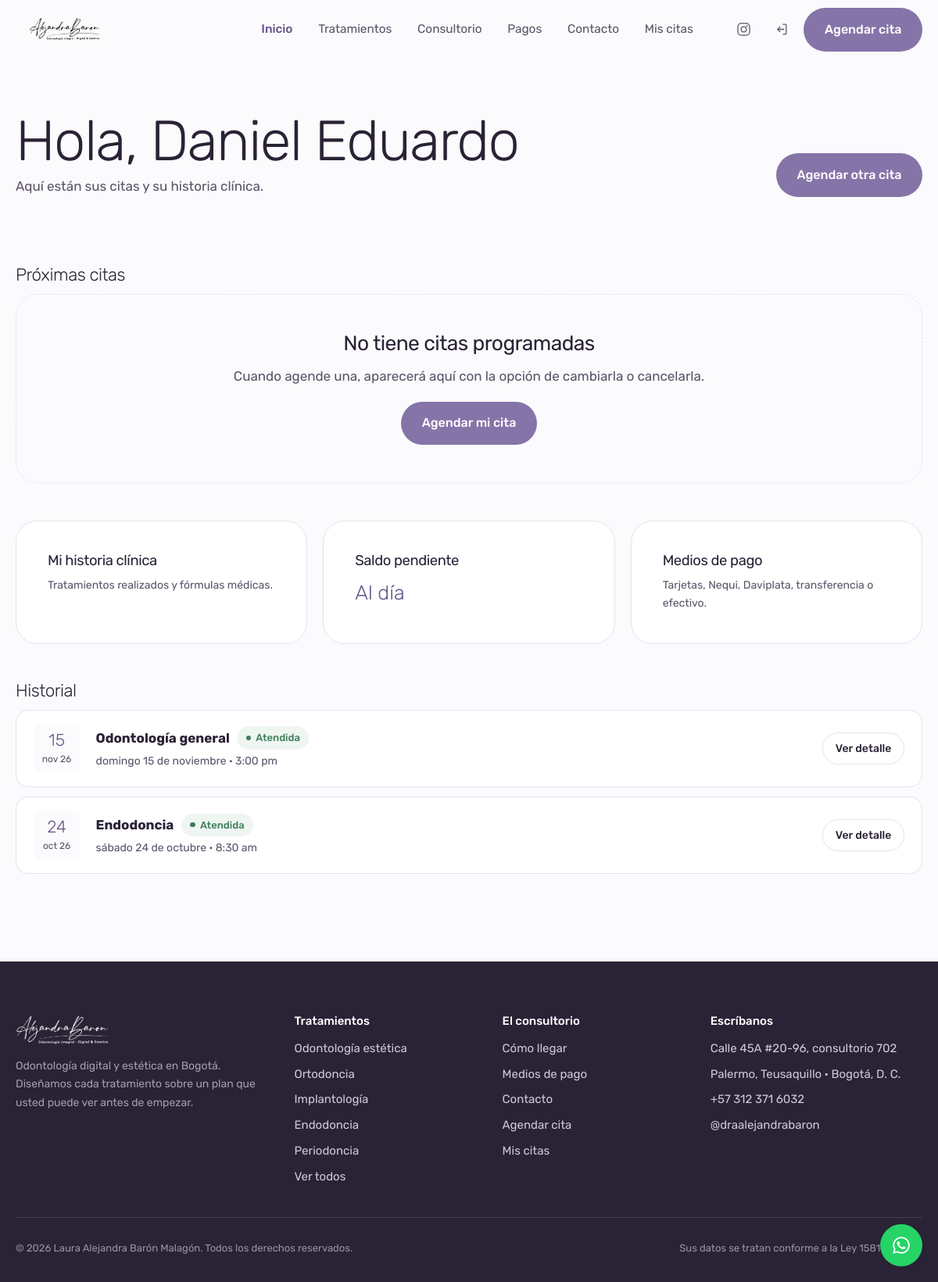
The page /panel/index.php (signed in) on the database its author committed.
### tables this page shows
CREATE TABLE `usuarios` (
  `id`              INT UNSIGNED NOT NULL AUTO_INCREMENT,
  `nombre`          VARCHAR(60)  NOT NULL,
  `apellido`        VARCHAR(60)  NOT NULL,
  `email`           VARCHAR(120) NOT NULL,
  `telefono`        VARCHAR(25)  DEFAULT NULL,
  `tipo_documento`  ENUM('CC','TI','CE','PA','NIT') NOT NULL DEFAULT 'CC',
  `documento`       VARCHAR(25)  NOT NULL,
  `fecha_nacimiento` DATE        DEFAULT NULL,
  `password_hash`   VARCHAR(255) NOT NULL,
  `rol`             ENUM('paciente','odontologo','admin') NOT NULL DEFAULT 'paciente',
  `especialidad`    VARCHAR(80)  DEFAULT NULL COMMENT 'Solo odontólogos',
  `consultorio`     VARCHAR(20)  DEFAULT NULL COMMENT 'Solo odontólogos',
  `foto`            VARCHAR(160) DEFAULT NULL,
  `alergias`        TEXT         DEFAULT NULL,
  `medicamentos`    TEXT         DEFAULT NULL,
  `antecedentes`    TEXT         DEFAULT NULL,
  `email_verificado` TINYINT(1)  NOT NULL DEFAULT 0,
  `token_verificacion` VARCHAR(64) DEFAULT NULL,
  `activo`          TINYINT(1)   NOT NULL DEFAULT 1,
  `creado_en`       DATETIME     NOT NULL DEFAULT CURRENT_TIMESTAMP,
  `actualizado_en`  DATETIME     NOT NULL DEFAULT CURRENT_TIMESTAMP ON UPDATE CURRENT_TIMESTAMP,
  PRIMARY KEY (`id`),
  UNIQUE KEY `uq_usuarios_email` (`email`),
  UNIQUE KEY `uq_usuarios_documento` (`tipo_documento`, `documento`),
  KEY `idx_usuarios_rol` (`rol`, `activo`)
);

CREATE TABLE `citas` (
  `id`             INT UNSIGNED NOT NULL AUTO_INCREMENT,
  `codigo`         VARCHAR(12)  NOT NULL COMMENT 'Código visible para el paciente',
  `paciente_id`    INT UNSIGNED NOT NULL,
  `odontologo_id`  INT UNSIGNED NOT NULL,
  `tratamiento_id` INT UNSIGNED NOT NULL,
  `sede_id`        INT UNSIGNED NOT NULL,
  `fecha`          DATE NOT NULL,
  `hora`           TIME NOT NULL,
  `estado`         ENUM('pendiente','confirmada','atendida','cancelada','no_asistio')
                   NOT NULL DEFAULT 'pendiente',
  `valor`          DECIMAL(12,2) DEFAULT NULL,
  `notas_paciente` VARCHAR(400) DEFAULT NULL,
  `notas_internas` TEXT DEFAULT NULL,
  `motivo_cancelacion` VARCHAR(200) DEFAULT NULL,
  `cancelada_en`   DATETIME DEFAULT NULL,
  `recordatorio_enviado` TINYINT(1) NOT NULL DEFAULT 0,
  `creado_en`      DATETIME NOT NULL DEFAULT CURRENT_TIMESTAMP,
  `actualizado_en` DATETIME NOT NULL DEFAULT CURRENT_TIMESTAMP ON UPDATE CURRENT_TIMESTAMP,
  PRIMARY KEY (`id`),
  UNIQUE KEY `uq_citas_codigo` (`codigo`),
  UNIQUE KEY `uq_citas_agenda` (`odontologo_id`, `fecha`, `hora`),
  KEY `idx_citas_paciente` (`paciente_id`, `fecha`),
  KEY `idx_citas_fecha` (`fecha`, `estado`),
  CONSTRAINT `fk_citas_paciente` FOREIGN KEY (`paciente_id`)
    REFERENCES `usuarios` (`id`) ON DELETE CASCADE,
  CONSTRAINT `fk_citas_odontologo` FOREIGN KEY (`odontologo_id`)
    REFERENCES `usuarios` (`id`),
  CONSTRAINT `fk_citas_tratamiento` FOREIGN KEY (`tratamiento_id`)
    REFERENCES `tratamientos` (`id`),
  CONSTRAINT `fk_citas_sede` FOREIGN KEY (`sede_id`)
    REFERENCES `sedes` (`id`)
);

CREATE TABLE `tratamientos` (
  `id`            INT UNSIGNED NOT NULL AUTO_INCREMENT,
  `slug`          VARCHAR(60)  NOT NULL,
  `nombre`        VARCHAR(90)  NOT NULL,
  `resumen`       VARCHAR(220) NOT NULL,
  `descripcion`   TEXT         NOT NULL,
  `incluye`       TEXT         DEFAULT NULL COMMENT 'Un ítem por línea',
  `imagen`        VARCHAR(160) DEFAULT NULL,
  `duracion_min`  SMALLINT UNSIGNED NOT NULL DEFAULT 45,
  `precio_desde`  DECIMAL(12,2) DEFAULT NULL,
  `destacado`     TINYINT(1)   NOT NULL DEFAULT 0,
  `activo`        TINYINT(1)   NOT NULL DEFAULT 1,
  `orden`         TINYINT UNSIGNED NOT NULL DEFAULT 0,
  PRIMARY KEY (`id`),
  UNIQUE KEY `uq_tratamientos_slug` (`slug`)
);

CREATE TABLE `sedes` (
  `id`        INT UNSIGNED NOT NULL AUTO_INCREMENT,
  `nombre`    VARCHAR(80)  NOT NULL,
  `direccion` VARCHAR(160) NOT NULL,
  `barrio`    VARCHAR(80)  DEFAULT NULL,
  `ciudad`    VARCHAR(80)  NOT NULL DEFAULT 'Bogotá, D. C.',
  `telefono`  VARCHAR(25)  DEFAULT NULL,
  `mapa_embed` TEXT        DEFAULT NULL,
  `activo`    TINYINT(1)   NOT NULL DEFAULT 1,
  PRIMARY KEY (`id`)
);

### includes/db.php (called while the page is built, shortened)
<?php
function db(): PDO
{
    static $pdo = null;
    if ($pdo instanceof PDO) {
        return $pdo;
    }
    $opciones = [
        PDO::ATTR_ERRMODE            => PDO::ERRMODE_EXCEPTION,
        PDO::ATTR_DEFAULT_FETCH_MODE => PDO::FETCH_ASSOC,
        PDO::ATTR_EMULATE_PREPARES   => false,
    ];
    try {
        if (DB_DRIVER === 'sqlite') {
            $dir = dirname(DB_SQLITE_PATH);
            if (!is_dir($dir)) {
                mkdir($dir, 0775, true);
            }
            $pdo = new PDO('sqlite:' . DB_SQLITE_PATH, null, null, $opciones);
            $pdo->exec('PRAGMA foreign_keys = ON');
        } else {
            $dsn = sprintf('mysql:host=%s;dbname=%s;charset=%s', DB_HOST, DB_NAME, DB_CHARSET);
            $pdo = new PDO($dsn, DB_USER, DB_PASS, $opciones);
        }
    } catch (PDOException $e) {
        if (APP_DEBUG) {
            throw $e;
        }
        http_response_code(503);
        exit('No pudimos conectar con la base de datos. Intente de nuevo en unos minutos.');
    }
    return $pdo;
}
function q(string $sql, array $params = []): PDOStatement
{
    $st = db()->prepare($sql);
    $st->execute($params);
    return $st;
}
function fila(string $sql, array $params = []): ?array
{
    $r = q($sql, $params)->fetch();
    return $r === false ? null : $r;
}
function filas(string $sql, array $params = []): array
{
    return q($sql, $params)->fetchAll();
}
function valor(string $sql, array $params = [], $defecto = null)
{
    $v = q($sql, $params)->fetchColumn();
    return $v === false ? $defecto : $v;
}

### includes/auth.php (called while the page is built, shortened)
<?php
require_once __DIR__ . '/functions.php';
function usuario_actual(): ?array
{
    static $cache = null;
    if ($cache === null) {
        $cache = fila('SELECT * FROM usuarios WHERE id = ? AND activo = 1', [$_SESSION['usuario_id']]);
    }
    return $cache;
}
function autenticado(): bool
{
    return usuario_actual() !== null;
}
function exigir_sesion(): void
{
    if (!autenticado()) {
        sesion_iniciar();
        $_SESSION['destino'] = $_SERVER['REQUEST_URI'] ?? '';
        flash('aviso', 'Inicie sesión para continuar.');
        redirigir('ingresar.php');
    }
}

### includes/functions.php (called while the page is built, shortened)
<?php
require_once __DIR__ . '/db.php';
function e(?string $texto): string
{
    return htmlspecialchars((string) $texto, ENT_QUOTES | ENT_SUBSTITUTE, 'UTF-8');
}
function base_url(string $ruta = ''): string
{
    $base = SITIO_URL !== '' ? SITIO_URL : '';
    if ($base === '') {
        $dir = str_replace('\\', '/', dirname($_SERVER['SCRIPT_NAME'] ?? '/'));
        if (preg_match('#/(admin|panel)$#', $dir)) {
            $dir = dirname($dir);
        }
        $base = rtrim($dir, '/');
    }
    return $base . '/' . ltrim($ruta, '/');
}
function fecha_larga(string $fecha): string
{
    $t = strtotime($fecha);
    return DIAS[(int) date('N', $t)] . ' ' . date('j', $t) . ' de ' . MESES[(int) date('n', $t)];
}
function mes_abrev(string $fecha): string
{
    return mb_substr(MESES[(int) date('n', strtotime($fecha))], 0, 3, 'UTF-8');
}
function hora_legible(string $hora): string
{
    return date('g:i a', strtotime($hora));
}
function whatsapp_url(string $mensaje = ''): string
{
    $m = $mensaje !== '' ? '?text=' . rawurlencode($mensaje) : '';
    return 'https://wa.me/' . CONTACTO_WHATSAPP . $m;
}
function instagram_url(): string
{
    return 'https://www.instagram.com/' . CONTACTO_INSTAGRAM . '/';
}
function estado_etiqueta(string $estado): string
{
    return [
        'pendiente'   => 'Por confirmar',
        'confirmada'  => 'Confirmada',
        'atendida'    => 'Atendida',
        'cancelada'   => 'Cancelada',
        'no_asistio'  => 'No asistió',
    ][$estado] ?? $estado;
}
function tratamientos_activos(): array
{
    static $cache = null;
    return $cache ??= filas('SELECT * FROM tratamientos WHERE activo = 1 ORDER BY orden, nombre');
}
function sede_principal(): ?array
{
    return fila('SELECT * FROM sedes WHERE activo = 1 ORDER BY id LIMIT 1');
}

### includes/citas.php (called while the page is built, shortened)
<?php
require_once __DIR__ . '/functions.php';
function citas_de_paciente(int $pacienteId, bool $soloProximas = false): array
{
    $sql = 'SELECT c.*, t.nombre AS tratamiento, s.nombre AS sede, s.direccion,
                   d.nombre AS odontologo_nombre, d.apellido AS odontologo_apellido
            FROM citas c
            JOIN tratamientos t ON t.id = c.tratamiento_id
            JOIN sedes s        ON s.id = c.sede_id
            JOIN usuarios d     ON d.id = c.odontologo_id
            WHERE c.paciente_id = ?';
    $par = [$pacienteId];
    $sql .= ' ORDER BY c.fecha DESC, c.hora DESC';
    return filas($sql, $par);
}

### panel/index.php (the view, shortened to what this page needs)
<?php
require_once __DIR__ . '/../includes/auth.php';
require_once __DIR__ . '/../includes/citas.php';
exigir_sesion();
$u = usuario_actual();
$todas     = citas_de_paciente((int) $u['id']);
$proximas  = array_filter($todas, fn($c) =>
    $c['fecha'] >= date('Y-m-d') && in_array($c['estado'], ['pendiente', 'confirmada'], true));
$historial = array_filter($todas, fn($c) => !in_array($c, $proximas, true));
$saldo = (float) valor(
    'SELECT COALESCE(SUM(c.valor),0) - (
        SELECT COALESCE(SUM(p.valor),0) FROM pagos p WHERE p.paciente_id = ? AND p.estado = \'aprobado\')
     FROM citas c WHERE c.paciente_id = ? AND c.estado = \'atendida\'',
    [$u['id'], $u['id']], 0);
require __DIR__ . '/../includes/header.php';
?>
<section class="seccion seccion--ras">
  <div class="envoltura">
    <div class="rotulo" style="margin-bottom:1.5rem">
      <div>
        <h1 style="font-size:clamp(1.9rem,1.6rem+1.4vw,2.5rem);margin-bottom:.2rem">
          Hola, <?= e($u['nombre']) ?>
        </h1>
        <p class="plomo" style="margin:0">Aquí están sus citas y su historia clínica.</p>
      </div>
      <a class="boton" href="<?= base_url('agendar.php') ?>">Agendar otra cita</a>
    </div>
  </div>
</section>
<section class="seccion" style="padding-top:0">
  <div class="envoltura">
    <h2 style="font-size:1.4rem">Próximas citas</h2>
    <?php if (!$proximas): ?>
      <div class="vacio">
        <h3>No tiene citas programadas</h3>
        <p>Cuando agende una, aparecerá aquí con la opción de cambiarla o cancelarla.</p>
        <a class="boton" href="<?= base_url('agendar.php') ?>">Agendar mi cita</a>
      </div>
    <?php endif; ?>
    <div style="display:grid;grid-template-columns:repeat(auto-fit,minmax(16rem,1fr));gap:1.25rem;margin-top:3rem">
      <a class="tarjeta" href="<?= base_url('panel/historia.php') ?>" style="text-decoration:none;color:inherit">
        <h3 style="font-size:1.15rem">Mi historia clínica</h3>
        <p class="plomo menudo" style="margin:0">Tratamientos realizados y fórmulas médicas.</p>
      </a>
      <div class="tarjeta">
        <h3 style="font-size:1.15rem">Saldo pendiente</h3>
        <p style="font-size:1.6rem;font-weight:300;color:var(--lila-hondo);margin:0">
          <?= $saldo > 0 ? e(dinero($saldo)) : 'Al día' ?>
        </p>
      </div>
      <a class="tarjeta" href="<?= base_url('pagos.php') ?>" style="text-decoration:none;color:inherit">
        <h3 style="font-size:1.15rem">Medios de pago</h3>
        <p class="plomo menudo" style="margin:0">Tarjetas, Nequi, Daviplata, transferencia o efectivo.</p>
      </a>
    </div>
    <?php if ($historial): ?>
      <h2 style="font-size:1.4rem;margin-top:3rem">Historial</h2>
      <?php foreach ($historial as $c): ?>
        <?php $ts = strtotime($c['fecha']); ?>
        <article class="cita">
          <div class="cita__fecha" style="background:var(--hueso)">
            <strong><?= date('j', $ts) ?></strong>
            <small><?= e(mes_abrev($c['fecha'])) ?> <?= date('y', $ts) ?></small>
          </div>
          <div>
            <div class="fila" style="gap:.6rem;margin-bottom:.2rem">
              <strong><?= e($c['tratamiento']) ?></strong>
              <span class="marca-estado estado-<?= e($c['estado']) ?>"><?= e(estado_etiqueta($c['estado'])) ?></span>
            </div>
            <p class="plomo menudo" style="margin:0">
              <?= e(fecha_larga($c['fecha'])) ?> · <?= e(hora_legible($c['hora'])) ?>
            </p>
          </div>
          <div class="cita__acciones">
            <?php if ($c['estado'] === 'atendida'): ?>
              <a class="boton boton--contorno boton--menudo" href="<?= base_url('panel/historia.php') ?>">Ver detalle</a>
            <?php endif; ?>
          </div>
        </article>
      <?php endforeach; ?>
    <?php endif; ?>
  </div>
</section>
<?php require __DIR__ . '/../includes/footer.php'; ?>

### includes/footer.php (shortened to what this page needs)
</main>
<?php $sede = sede_principal(); ?>
<footer class="pie">
  <div class="envoltura">
    <div class="pie__caja">
      <div>
        <img class="logo" src="<?= base_url('assets/img/marca/logo-blanco.png') ?>" alt="<?= e(SITIO_NOMBRE) ?>">
        <p class="menudo" style="max-width:22rem;color:#A49CB3">
          Odontología digital y estética en Bogotá. Diseñamos cada tratamiento
          sobre un plan que usted puede ver antes de empezar.
        </p>
      </div>
      <div>
        <h4>Tratamientos</h4>
        <ul>
          <?php foreach (array_slice(tratamientos_activos(), 0, 5) as $t): ?>
            <li><a href="<?= base_url('tratamiento.php?t=' . urlencode($t['slug'])) ?>"><?= e($t['nombre']) ?></a></li>
          <?php endforeach; ?>
          <li><a href="<?= base_url('tratamientos.php') ?>">Ver todos</a></li>
        </ul>
      </div>
      <div>
        <h4>El consultorio</h4>
        <ul>
          <li><a href="<?= base_url('sede.php') ?>">Cómo llegar</a></li>
          <li><a href="<?= base_url('pagos.php') ?>">Medios de pago</a></li>
          <li><a href="<?= base_url('contacto.php') ?>">Contacto</a></li>
          <li><a href="<?= base_url('agendar.php') ?>">Agendar cita</a></li>
          <li><a href="<?= base_url('ingresar.php') ?>">Mis citas</a></li>
        </ul>
      </div>
      <div>
        <h4>Escríbanos</h4>
        <ul>
          <?php if ($sede): ?>
            <li><?= e($sede['direccion']) ?></li>
            <li><?= e($sede['barrio'] . ' · ' . $sede['ciudad']) ?></li>
          <?php endif; ?>
          <li><a href="<?= e(whatsapp_url('Hola, quiero agendar una cita.')) ?>" target="_blank" rel="noopener"><?= e(CONTACTO_TELEFONO) ?></a></li>
          <li><a href="<?= e(instagram_url()) ?>" target="_blank" rel="noopener">@<?= e(CONTACTO_INSTAGRAM) ?></a></li>
        </ul>
      </div>
    </div>
    <div class="pie__base">
      <span>© <?= date('Y') ?> Laura Alejandra Barón Malagón. Todos los derechos reservados.</span>
      <span>Sus datos se tratan conforme a la Ley 1581 de 2012.</span>
    </div>
  </div>
</footer>
<a class="flotante" href="<?= e(whatsapp_url('Hola, quiero agendar una cita.')) ?>"
   target="_blank" rel="noopener" aria-label="Escribir por WhatsApp">
</a>
</body>
</html>

### rows shown on the page
usuarios: nombre "Daniel Eduardo"
citas: fecha "15", fecha "nov", fecha "26", tratamiento.nombre "Odontología general", estado "Atendida", fecha "domingo 15 de noviembre", hora "3:00 pm"
citas: fecha "24", fecha "oct", fecha "26", tratamiento.nombre "Endodoncia", estado "Atendida", fecha "sábado 24 de octubre", hora "8:30 am"
tratamientos: nombre "Odontología estética"
tratamientos: nombre "Ortodoncia"
tratamientos: nombre "Implantología"
tratamientos: nombre "Endodoncia"
tratamientos: nombre "Periodoncia"
sedes: direccion "Calle 45A #20-96, consultorio 702", barrio+ciudad "Palermo, Teusaquillo · Bogotá, D. C."

### other values the page prints
CONTACTO_TELEFONO "+57 312 371 6032"
CONTACTO_INSTAGRAM "draalejandrabaron"
